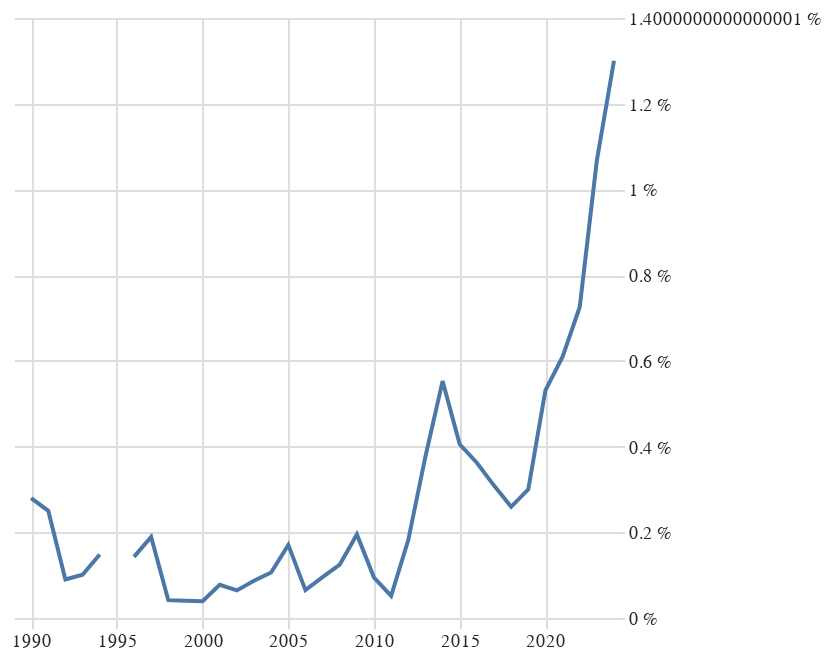

Notebook code for this chart:
### Code cell
grafik('erotické')

### Figure 1 — Vega-Lite specification as saved in the notebook (floating-point values rounded to 4 significant figures)
{"config": {"title": {"font": "Noticia Text", "fontSize": 11.5, "anchor": "start", "lineHeight": 19, "fontWeight": "bolder", "subtitleFont": "Noticia Text", "subtitleFontSize": 10, "subtitleLineHeight": 15, "subtitlePadding": 10, "dy": -10, "color": "#292829", "subtitleColor": "#292829"}, "axis": {"labelFont": "Asap", "titleFont": "Asap", "fontWeight": "lighter", "titleFontWeight": "lighter", "labelFontSize": 9, "titleFontSize": 9, "labelPadding": 2, "titlePadding": 9, "domainOpacity": 0, "tickColor": "#DCDDD6", "labelColor": "#292829"}, "legend": {"labelFont": "Asap", "labelFontWeight": "normal", "titleFont": "Asap", "titleFontWeight": "normal", "labelFontSize": 9, "titleFontSize": 9, "labelColor": "#292829"}, "view": {"stroke": "transparent"}}, "data": {"name": "data-2ee3e323e5a94e9d26980c0c4c4da225"}, "mark": {"type": "line"}, "encoding": {"x": {"axis": {"title": null}, "field": "rok", "type": "temporal"}, "y": {"axis": {"domainOpacity": 0, "labelExpr": "datum.label * 100 + ' %'", "orient": "right", "tickColor": "#DCDDD6", "title": null}, "field": "podil", "type": "quantitative"}}, "$schema": "https://vega.github.io/schema/vega-lite/v5.8.0.json", "datasets": {"data-2ee3e323e5a94e9d26980c0c4c4da225": [{"pocet": null, "rok": "1989-01-01T00:00:00", "len_right": 3115, "podil": null, "zanr": "erotické"}, {"pocet": 9.0, "rok": "1990-01-01T00:00:00", "len_right": 3220, "podil": 0.002795, "zanr": "erotické"}, {"pocet": 9.0, "rok": "1991-01-01T00:00:00", "len_right": 3598, "podil": 0.002501, "zanr": "erotické"}, {"pocet": 4.0, "rok": "1992-01-01T00:00:00", "len_right": 4452, "podil": 0.0008985, "zanr": "erotické"}, {"pocet": 6.0, "rok": "1993-01-01T00:00:00", "len_right": 5949, "podil": 0.001009, "zanr": "erotické"}, {"pocet": 9.0, "rok": "1994-01-01T00:00:00", "len_right": 6067, "podil": 0.001483, "zanr": "erotické"}, {"pocet": null, "rok": "1995-01-01T00:00:00", "len_right": 6784, "podil": null, "zanr": "erotické"}, {"pocet": 10.0, "rok": "1996-01-01T00:00:00", "len_right": 7014, "podil": 0.001426, "zanr": "erotické"}, {"pocet": 14.0, "rok": "1997-01-01T00:00:00", "len_right": 7395, "podil": 0.001893, "zanr": "erotické"}, {"pocet": 3.0, "rok": "1998-01-01T00:00:00", "len_right": 7210, "podil": 0.0004161, "zanr": "erotické"}, {"pocet": 3.0, "rok": "1999-01-01T00:00:00", "len_right": 7427, "podil": 0.0004039, "zanr": "erotické"}, {"pocet": 3.0, "rok": "2000-01-01T00:00:00", "len_right": 7629, "podil": 0.0003932, "zanr": "erotické"}, {"pocet": 6.0, "rok": "2001-01-01T00:00:00", "len_right": 7757, "podil": 0.0007735, "zanr": "erotické"}, {"pocet": 5.0, "rok": "2002-01-01T00:00:00", "len_right": 7776, "podil": 0.000643, "zanr": "erotické"}, {"pocet": 7.0, "rok": "2003-01-01T00:00:00", "len_right": 8038, "podil": 0.0008709, "zanr": "erotické"}, {"pocet": 9.0, "rok": "2004-01-01T00:00:00", "len_right": 8477, "podil": 0.001062, "zanr": "erotické"}, {"pocet": 15.0, "rok": "2005-01-01T00:00:00", "len_right": 8791, "podil": 0.001706, "zanr": "erotické"}, {"pocet": 6.0, "rok": "2006-01-01T00:00:00", "len_right": 9212, "podil": 0.0006513, "zanr": "erotické"}, {"pocet": 9.0, "rok": "2007-01-01T00:00:00", "len_right": 9446, "podil": 0.0009528, "zanr": "erotické"}, {"pocet": 12.0, "rok": "2008-01-01T00:00:00", "len_right": 9643, "podil": 0.001244, "zanr": "erotické"}, {"pocet": 18.0, "rok": "2009-01-01T00:00:00", "len_right": 9230, "podil": 0.00195, "zanr": "erotické"}, {"pocet": 9.0, "rok": "2010-01-01T00:00:00", "len_right": 9538, "podil": 0.0009436, "zanr": "erotické"}, {"pocet": 5.0, "rok": "2011-01-01T00:00:00", "len_right": 9652, "podil": 0.000518, "zanr": "erotické"}, {"pocet": 17.0, "rok": "2012-01-01T00:00:00", "len_right": 9345, "podil": 0.001819, "zanr": "erotické"}, {"pocet": 36.0, "rok": "2013-01-01T00:00:00", "len_right": 9541, "podil": 0.003773, "zanr": "erotické"}, {"pocet": 53.0, "rok": "2014-01-01T00:00:00", "len_right": 9587, "podil": 0.005528, "zanr": "erotické"}, {"pocet": 40.0, "rok": "2015-01-01T00:00:00", "len_right": 9866, "podil": 0.004054, "zanr": "erotické"}, {"pocet": 34.0, "rok": "2016-01-01T00:00:00", "len_right": 9386, "podil": 0.003622, "zanr": "erotické"}, {"pocet": 29.0, "rok": "2017-01-01T00:00:00", "len_right": 9388, "podil": 0.003089, "zanr": "erotické"}, {"pocet": 25.0, "rok": "2018-01-01T00:00:00", "len_right": 9637, "podil": 0.002594, "zanr": "erotické"}, {"pocet": 28.0, "rok": "2019-01-01T00:00:00", "len_right": 9326, "podil": 0.003002, "zanr": "erotické"}, {"pocet": 47.0, "rok": "2020-01-01T00:00:00", "len_right": 8845, "podil": 0.005314, "zanr": "erotické"}, {"pocet": 54.0, "rok": "2021-01-01T00:00:00", "len_right": 8856, "podil": 0.006098, "zanr": "erotické"}, {"pocet": 63.0, "rok": "2022-01-01T00:00:00", "len_right": 8682, "podil": 0.007256, "zanr": "erotické"}, {"pocet": 86.0, "rok": "2023-01-01T00:00:00", "len_right": 8054, "podil": 0.01068, "zanr": "erotické"}, {"pocet": 95.0, "rok": "2024-01-01T00:00:00", "len_right": 7306, "podil": 0.013, "zanr": "erotické"}]}}
